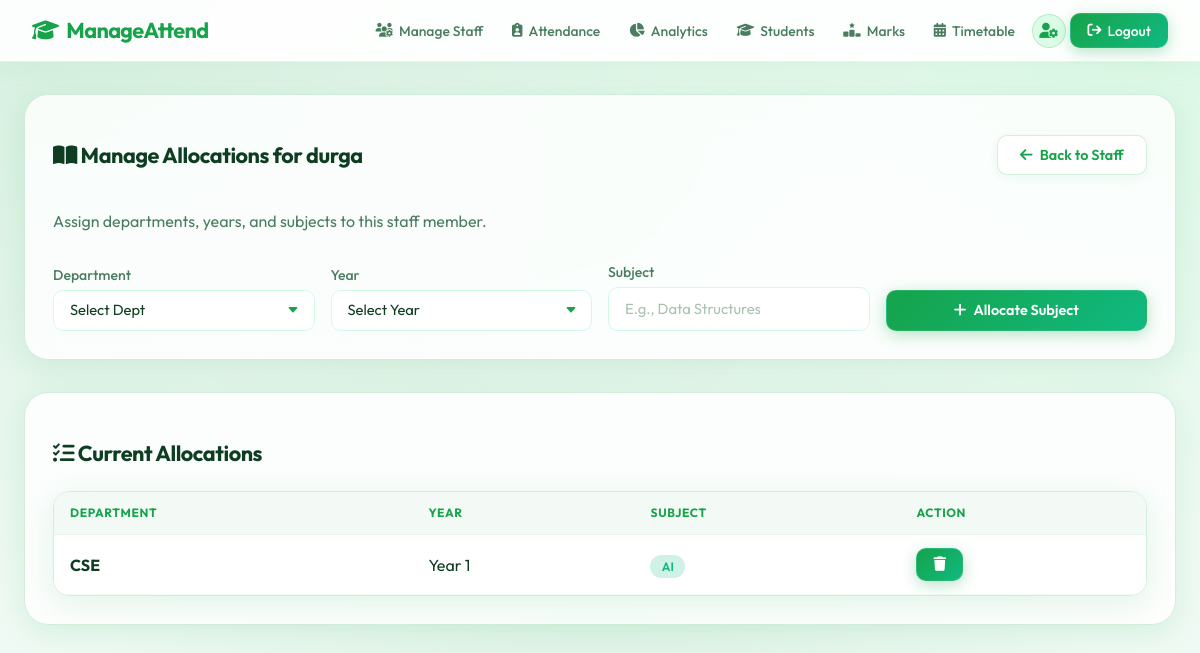
The app's page /manage_allocations/9 (signed in) with its own data.
### models.py (models this page shows, shortened)
class User(db.Model, UserMixin):
    __tablename__ = 'users'
    id = db.Column(db.Integer, primary_key=True)
    username = db.Column(db.String(80), unique=True, nullable=False)
    password_hash = db.Column(db.String(256), nullable=False)
    role = db.Column(db.String(20), nullable=False) # 'master_admin', 'staff', 'student'
    department = db.Column(db.String(80), nullable=True)
    year = db.Column(db.Integer, nullable=True)
    student_id = db.Column(db.Integer, db.ForeignKey('students.id'), nullable=True)
    student = db.relationship('Student', backref='user_account', uselist=False, cascade='all, delete')

class StaffAllocation(db.Model):
    __tablename__ = 'staff_allocations'
    id = db.Column(db.Integer, primary_key=True)
    staff_id = db.Column(db.Integer, db.ForeignKey('users.id'), nullable=False)
    department = db.Column(db.String(80), nullable=False)
    year = db.Column(db.Integer, nullable=False)
    subject = db.Column(db.String(100), nullable=False)
    staff = db.relationship('User', backref=db.backref('allocations', lazy=True, cascade='all, delete-orphan'))

### app.py (the view, shortened to what this page needs)
@app.route('/manage_allocations/<int:staff_id>', methods=['GET', 'POST'])
@login_required
def manage_allocations(staff_id):
    if current_user.role != 'master_admin':
        return redirect(url_for('index'))
    staff = User.query.get_or_404(staff_id)
    if staff.role != 'staff':
        return redirect(url_for('manage_staff'))
    from models import StaffAllocation
    allocations = StaffAllocation.query.filter_by(staff_id=staff.id).all()
    departments = [d[0] for d in Student.query.with_entities(Student.department).distinct().all() if d[0]]
    years = [y[0] for y in Student.query.with_entities(Student.year).distinct().order_by(Student.year).all() if y[0]]
    if not departments: departments = ['CSE', 'IT', 'ECE', 'MECH']
    if not years: years = [1, 2, 3, 4]
    return render_template('manage_allocations.html', staff=staff, allocations=allocations, departments=departments, years=years)

### app.py (called while the page is built)
@login_manager.user_loader
def load_user(user_id):
    return User.query.get(int(user_id))

### templates/manage_allocations.html (shortened to what this page needs)
{% extends 'base.html' %}
{% block content %}
<div class="glass-panel" style="margin-bottom: 2rem;">
    <div class="flex-between">
        <h2><i class="fa-solid fa-book-open"></i> Manage Allocations for {{ staff.username }}</h2>
        <a href="{{ url_for('manage_staff') }}" class="btn btn-secondary">
            <i class="fa-solid fa-arrow-left"></i> Back to Staff
        </a>
    </div>
    <p style="color: var(--text-secondary); margin-bottom: 2rem;">Assign departments, years, and subjects to this staff member.</p>
    <form method="POST" action="{{ url_for('manage_allocations', staff_id=staff.id) }}" class="grid grid-cols-4" style="align-items: end; gap: 1rem;">
        <div class="form-group" style="margin: 0;">
            <label for="department">Department</label>
            <select id="department" name="department" class="form-control" required>
                <option value="">Select Dept</option>
            </select>
        </div>
        <div class="form-group" style="margin: 0;">
            <label for="year">Year</label>
            <select id="year" name="year" class="form-control" required>
                <option value="">Select Year</option>
            </select>
        </div>
        <div class="form-group" style="margin: 0;">
            <label for="subject">Subject</label>
            <input type="text" id="subject" name="subject" class="form-control" placeholder="E.g., Data Structures" required>
        </div>
        <div class="form-group" style="margin: 0;">
            <button type="submit" class="btn btn-primary" style="width: 100%;">
                <i class="fa-solid fa-plus"></i> Allocate Subject
            </button>
        </div>
    </form>
</div>
<div class="glass-panel">
    <h2><i class="fa-solid fa-list-check"></i> Current Allocations</h2>
    <div class="table-container" style="margin-top: 1.5rem;">
        <table>
            <thead>
                <tr>
                    <th>Department</th>
                    <th>Year</th>
                    <th>Subject</th>
                    <th>Action</th>
                </tr>
            </thead>
            <tbody>
                {% for alloc in allocations %}
                <tr>
                    <td><strong>{{ alloc.department }}</strong></td>
                    <td>Year {{ alloc.year }}</td>
                    <td><span class="badge" style="background: rgba(16, 185, 129, 0.2); color: #10b981;">{{ alloc.subject }}</span></td>
                    <td>
                        <form method="POST" action="{{ url_for('manage_allocations', staff_id=staff.id) }}" onsubmit="return confirm('Remove this allocation?');" style="margin: 0;">
                            <button type="submit" class="btn btn-primary" style="background-color: var(--danger); padding: 0.5rem 1rem;">
                                <i class="fa-solid fa-trash"></i>
                            </button>
                        </form>
                    </td>
                </tr>
                {% else %}
                <tr>
                    <td colspan="4" style="text-align: center; color: var(--text-secondary);">No allocations found for this staff member.</td>
                </tr>
                {% endfor %}
            </tbody>
        </table>
    </div>
</div>
{% endblock %}

### static/css/style.css (style rules this page uses)
:root { --bg-color: #f0faf4; --text-primary: #0f3d22; --text-secondary: #4a7c60; --accent-color: #16a34a; --accent-hover: #15803d; --accent-light: #dcfce7; --accent-glow: rgba(22, 163, 74, 0.25); --glass-bg: rgba(255, 255, 255, 0.82); --glass-border: rgba(22, 163, 74, 0.18); --card-shadow: 0 8px 32px rgba(22, 163, 74, 0.12); --navbar-bg: rgba(255, 255, 255, 0.92); --navbar-h: 62px; --success: #16a34a; --danger: #dc2626; --warning: #d97706; --radius-sm: 10px; --radius-md: 16px; --radius-lg: 24px; }
*, *::before, *::after { box-sizing: border-box; }
html { scroll-behavior: smooth; }
body { font-family: 'Outfit', sans-serif; background-color: var(--bg-color); background-image: radial-gradient(at 0% 0%, rgba(22,163,74,.12) 0px, transparent 55%), radial-gradient(at 100% 0%, rgba(134,239,172,.2) 0px, transparent 50%), radial-gradient(at 50% 100%, rgba(22,163,74,.08) 0px, transparent 60%); color: var(--text-primary); margin: 0; min-height: 100vh; display: flex; flex-direction: column; -webkit-font-smoothing: antialiased; }
.glass-panel { background: var(--glass-bg); backdrop-filter: blur(16px); -webkit-backdrop-filter: blur(16px); border: 1px solid var(--glass-border); border-radius: var(--radius-lg); box-shadow: var(--card-shadow); padding: 1.75rem; }
.form-control::placeholder { color: #a7c3b0; }
.btn { padding: 0.65rem 1.4rem; border-radius: 10px; border: none; font-family: 'Outfit', sans-serif; font-weight: 600; font-size: 0.9rem; cursor: pointer; transition: all 0.22s ease; text-decoration: none; display: inline-flex; justify-content: center; align-items: center; gap: 0.45rem; white-space: nowrap; }
.btn-primary { background: linear-gradient(135deg, #16a34a, #10b981); color: #ffffff !important; box-shadow: 0 4px 15px rgba(22, 163, 74, 0.3); border: 1px solid rgba(255,255,255,0.1); }
.btn-secondary { background: #ffffff; color: var(--accent-color); border: 1.5px solid var(--glass-border); box-shadow: 0 2px 8px rgba(22,163,74,.08); }
.form-group { margin-bottom: 1.3rem; }
.form-group label { display: block; margin-bottom: 0.4rem; color: var(--text-secondary); font-weight: 500; font-size: 0.88rem; }
.form-control { width: 100%; padding: 0.7rem 1rem; background: #ffffff; border: 1.5px solid #d1fae5; border-radius: 10px; color: var(--text-primary); font-family: inherit; font-size: 0.92rem; transition: all 0.22s ease; box-sizing: border-box; }
select.form-control { appearance: none; -webkit-appearance: none; background-repeat: no-repeat; background-position: right 0.9rem center; background-size: 0.82em; padding-right: 2.4rem; }
.table-container { overflow-x: auto; -webkit-overflow-scrolling: touch; border-radius: var(--radius-md); border: 1px solid var(--glass-border); margin-top: 1rem; box-shadow: var(--card-shadow); }
table { width: 100%; border-collapse: collapse; background: #ffffff; min-width: 480px; }
th, td { padding: 0.85rem 1rem; text-align: left; border-bottom: 1px solid #f0fdf4; }
th { background: rgba(22,163,74,0.05); font-weight: 700; color: var(--accent-color); font-size: 0.75rem; text-transform: uppercase; letter-spacing: 0.05em; border-bottom: 1px solid rgba(22,163,74,0.1); white-space: nowrap; }
thead tr th:first-child { border-top-left-radius: var(--radius-sm); }
thead tr th:last-child { border-top-right-radius: var(--radius-sm); }
.badge { padding: 0.25rem 0.7rem; border-radius: 9999px; font-size: 0.76rem; font-weight: 600; letter-spacing: 0.02em; white-space: nowrap; }
.grid { display: grid; gap: 1.5rem; }
.grid-cols-4 { grid-template-columns: repeat(4, 1fr); }
.flex-between { display: flex; justify-content: space-between; align-items: center; margin-bottom: 1.5rem; flex-wrap: wrap; gap: 0.75rem; }
h1, h2, h3 { font-weight: 700; letter-spacing: -0.02em; color: var(--text-primary); }
h2 { font-size: 1.35rem; }

### records on screen
User: username "durga"
StaffAllocation: department "CSE", year "1", subject "AI"
